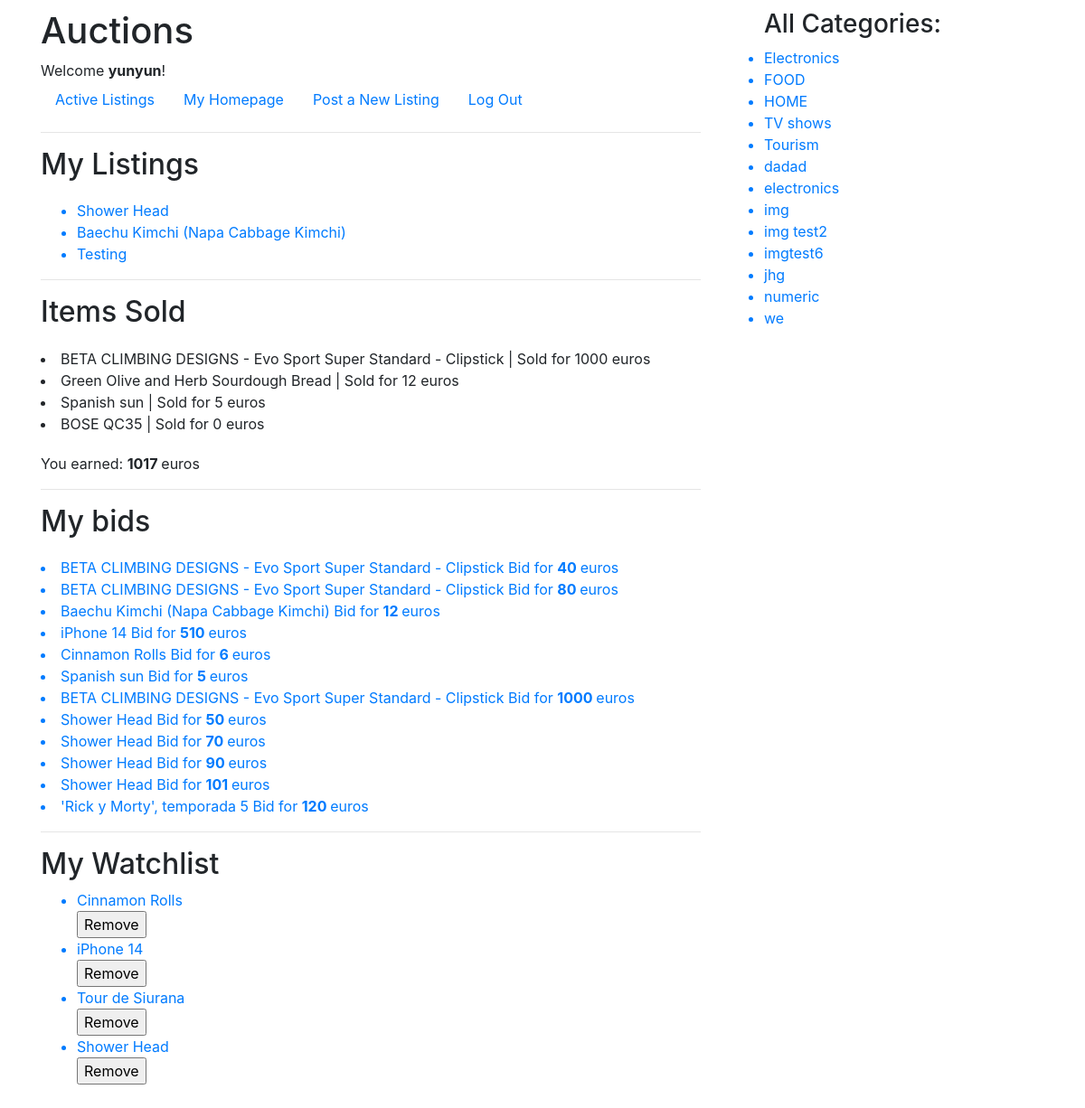
Page /1/home/ (signed in) on the committed database.
### auctions/models.py (models this page shows, shortened)
class User(AbstractUser):
    pass

class Listing(models.Model):
    starting_bid = models.PositiveIntegerField()
    title = models.CharField(max_length=64)
    description = models.TextField(default="textcontent")
    photo = models.ImageField(null=True, blank=True,
                              upload_to="images/", default=0)
    user = models.ForeignKey(
        User, on_delete=models.CASCADE, default=1, related_name="listing")
    active = BooleanField(default=True)
    price_sold_for = models.IntegerField(default=0, blank=True)
    date_listed = models.DateField(default=timezone.now)
    category = models.CharField(
        max_length=10,
        default='HOME'
    )
    def __str__(self):
        return f'{self.title}'

class Bid(models.Model):
    item = models.ForeignKey(
        Listing, on_delete=models.CASCADE, default=1, related_name="bids")
    user = models.ForeignKey(
        User, on_delete=models.CASCADE, default=1, related_name="bids")
    offer = models.IntegerField(default=0)
    date_created = models.DateTimeField(
        default=timezone.now)

class Watchlist(models.Model):
    user = models.ForeignKey(
        User, default=1, on_delete=models.CASCADE, related_name="watchlists")
    item = models.ForeignKey(
        Listing, default=1, on_delete=models.CASCADE, related_name="watchlists")

### auctions/views.py (the view)
# urls.py: path("<int:user_id>/home/", views.home, name="home"),
@login_required
def home(request, user_id):
    user = request.user
    watchlist = user.watchlists.all()
    listings = user.listing.all()
    bids = user.bids.all()
    total_earnings = 0
    if listings:
        listings_active = []
        listings_ended = []
        for listing in listings:
            if listing.active == False:
                listings_ended.append(listing)
                total_earnings = total_earnings + listing.price_sold_for
            else:
                listings_active.append(listing)
        return render(request, "auctions/home.html", {
            'listings': listings_active,
            'sold': listings_ended,
            "categories": categories,
            'watchlist': watchlist,
            "bids": bids,
            "total_earnings": total_earnings
        })
    return render(request, "auctions/home.html", {
        "categories": categories
    })

### auctions/templates/auctions/home.html (shortened to what this page needs)
{% extends "auctions/layout.html" %}
{% block body %}
<h2>My Listings</h2>
<div style="margin-top: 20px;">
    {% if listings %}
    <ul>
        {% for listing in listings %}
        <a href="{% url 'listing' listing_id=listing.id %}">
            <li>{{ listing.title }} </li>
        </a>
        {% endfor %}
    </ul>
    {% endif %}
</div>
<hr>
<h2>Items Sold </h2>
<div style="margin-top: 20px;">
    {% if sold %}
    {% for s in sold %}
    <li>{{ s.title }} | Sold for {{ s.price_sold_for }} euros </li>
    {% endfor %}
    {% else %}
    <p>You haven't sold anything yet.
    </p>
    {% endif %}
    <p style="margin-top: 20px;">You earned: <strong>{{ total_earnings }} </strong>euros</p>
</div>
<hr>
<h2>My bids </h2>
<div style="margin-top: 20px;">
    {% if bids %}
    {% for bid in bids %}
    <a href="{% url 'listing' listing_id=bid.id %}">
        <li>{{ bid.item }} Bid for <strong>{{ bid.offer }} </strong>euros</li>
    </a>
    {% endfor %}
    {% else %}
    <p>You haven't bid anything yet.
    </p>
    {% endif %}
</div>
<hr>
<h2> My Watchlist </h2>
<div style="margin-top: 20px; display: inline;">
    {% if watchlist %}
    <ul>
        {% for w in watchlist %}
        <a href="{% url 'listing' listing_id=w.item.id %}">
            <li>{{ w.item }} </li>
        </a>
        <form action="{% url 'watchlist' listing_id=w.id %}" method="POST">
            <input type="submit" value="Remove">
        </form>
        {% endfor %}
    </ul>
    {% else %}
    <p> Your watchlist is empty. </p>
    {% endif %}
</div>
{% endblock %}

### auctions/templates/auctions/layout.html (shortened to what this page needs)
{% load static %}
<!DOCTYPE html>
<html lang="en">
<head>
    <link rel="stylesheet" href="https://stackpath.bootstrapcdn.com/bootstrap/4.4.1/css/bootstrap.min.css"
>
    <link href="{% static 'auctions/styles.css' %}" rel="stylesheet">
</head>
<div class="container">
    <div class="row">
        <div class="col-8">
            <body>
                <h1>Auctions</h1>
                <div>
                    {% if user.is_authenticated %}
                    Welcome <strong>{{ user.username }}</strong>!
                    {% else %}
                    Not signed in.
                    {% endif %}
                </div>
                <ul class="nav">
                    <li class="nav-item">
                        <a class="nav-link" href="{% url 'index' %}">Active Listings</a>
                    </li>
                    {% if user.is_authenticated %}
                    <li class="nav-items">
                        <a class='nav-link' href="{% url 'home' user_id=user.id %}">My Homepage</a>
                    </li>
                    <li class="nav-items">
                        <a class='nav-link' href="{% url 'new' %}">Post a New Listing</a>
                    </li>
                    <li class="nav-item">
                        <a class="nav-link" href="{% url 'logout' %}">Log Out</a>
                    </li>
                    {% endif %}
                </ul>
                <hr>
                {% block body %}
                {% endblock %}
            </body>
        </div>
        <div class="col-4">
            <ul>
                <h3>All Categories:</h3>
                {% for c in categories %}
                <a href="{% url 'category' category=c %}">
                    <li>{{ c }}</li>
                </a>
                {% endfor %}
            </ul>
        </div>
    </div>
</div>
</html>

### auctions/static/auctions/styles.css (style rules this page uses)
body { padding: 10px; }

### rows in the picture
User: username "yunyun"
Listing: title "Shower Head"
Listing: title "Baechu Kimchi (Napa Cabbage Kimchi)"
Listing: title "Testing"
Listing: title "BETA CLIMBING DESIGNS - Evo Sport Super Standard - Clipstick", price_sold_for "1000"
Listing: title "Green Olive and Herb Sourdough Bread", price_sold_for "12"
Listing: title "Spanish sun", price_sold_for "5"
Listing: title "BOSE QC35", price_sold_for "0"
Bid: item "BETA CLIMBING DESIGNS - Evo Sport Super Standard - Clipstick", offer "40"
Bid: item "BETA CLIMBING DESIGNS - Evo Sport Super Standard - Clipstick", offer "80"
Bid: item "Baechu Kimchi (Napa Cabbage Kimchi)", offer "12"
Bid: item "iPhone 14", offer "510"
Bid: item "Cinnamon Rolls", offer "6"
Bid: item "Spanish sun", offer "5"
Bid: item "BETA CLIMBING DESIGNS - Evo Sport Super Standard - Clipstick", offer "1000"
Bid: item "Shower Head", offer "50"
Bid: item "Shower Head", offer "70"
Bid: item "Shower Head", offer "90"
Bid: item "Shower Head", offer "101"
Bid: item "'Rick y Morty', temporada 5", offer "120"
Watchlist: item "Cinnamon Rolls"
Watchlist: item "iPhone 14"
Watchlist: item "Tour de Siurana"
Watchlist: item "Shower Head"

### other values in the picture
{{ total_earnings }} "1017"
{{ c }} "Electronics" "FOOD" "HOME" "TV shows" "Tourism" "dadad" "electronics" "img" "img test2" "imgtest6" "jhg" "numeric" "we"
